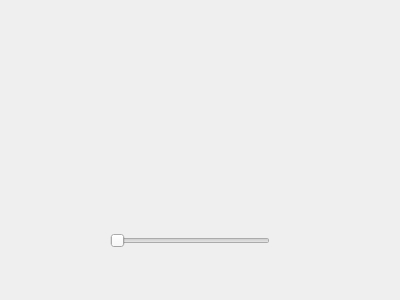
<?xml version="1.0" encoding="UTF-8"?>
<ui version="4.0">
 <class>Form</class>
 <widget class="QWidget" name="Form">
  <property name="geometry">
   <rect>
    <x>0</x>
    <y>0</y>
    <width>400</width>
    <height>300</height>
   </rect>
  </property>
  <property name="windowTitle">
   <string>Form</string>
  </property>
  <widget class="QLabel" name="label">
   <property name="geometry">
    <rect>
     <x>130</x>
     <y>90</y>
     <width>101</width>
     <height>101</height>
    </rect>
   </property>
   <property name="styleSheet">
    <string notr="true"/>
   </property>
   <property name="text">
    <string/>
   </property>
   <property name="pixmap">
    <pixmap resource="recursos.qrc">:/recursos/imagenes/recursos/imagenes/circ1.png</pixmap>
   </property>
   <property name="scaledContents">
    <bool>true</bool>
   </property>
  </widget>
  <widget class="QLabel" name="label_2">
   <property name="geometry">
    <rect>
     <x>130</x>
     <y>90</y>
     <width>101</width>
     <height>101</height>
    </rect>
   </property>
   <property name="autoFillBackground">
    <bool>false</bool>
   </property>
   <property name="frameShape">
    <enum>QFrame::NoFrame</enum>
   </property>
   <property name="text">
    <string/>
   </property>
   <property name="pixmap">
    <pixmap resource="recursos.qrc">:/recursos/imagenes/recursos/imagenes/circ2.png</pixmap>
   </property>
   <property name="scaledContents">
    <bool>true</bool>
   </property>
  </widget>
  <widget class="QSlider" name="horizontalSlider">
   <property name="geometry">
    <rect>
     <x>110</x>
     <y>230</y>
     <width>160</width>
     <height>22</height>
    </rect>
   </property>
   <property name="orientation">
    <enum>Qt::Horizontal</enum>
   </property>
  </widget>
 </widget>
 <resources>
  <include location="recursos.qrc"/>
 </resources>
 <connections/>
</ui>
